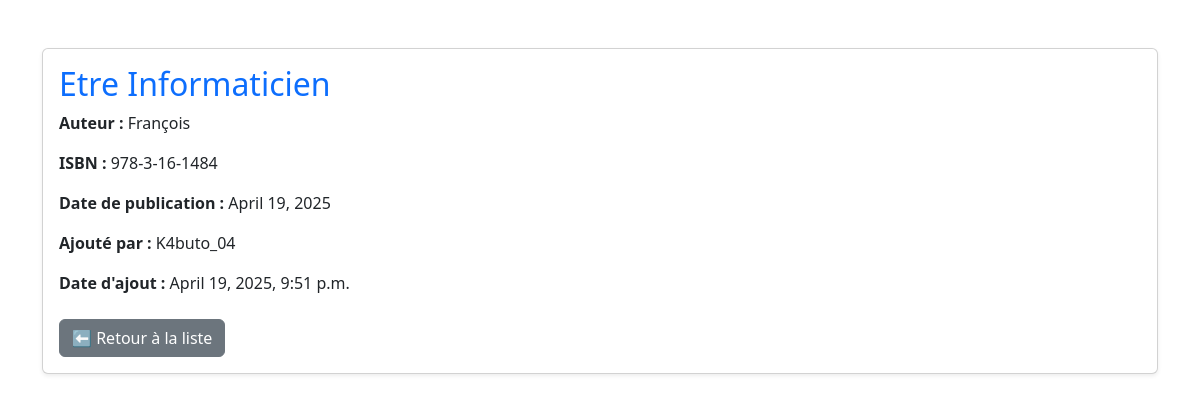
Screenshot of /livre/1/ with the database file from the repository.
### bibliotheque/models.py (models this page shows, shortened)
class Livre(models.Model):
    titre = models.CharField(
        max_length=200,
        verbose_name="Titre du livre",
        help_text="Entrez le titre complet du livre"
    )
    auteur = models.CharField(
        max_length=100,
        verbose_name="Auteur",
        help_text="Nom complet de l'auteur"
    )
    isbn = models.CharField(
        max_length=13,
        verbose_name="ISBN",
        help_text="Numéro ISBN à 13 chiffres"
    )
    date_publication = models.DateField(
        verbose_name="Date de publication",
        help_text="Choisissez la date de publication"
    )
    ajout_par = models.ForeignKey(User, on_delete=models.CASCADE)
    date_ajout = models.DateTimeField(auto_now_add=True)

### bibliotheque/views.py (the view)
# urls.py: path('livre/<int:pk>/', livre_detail, name = 'livre_detail'),
def livre_detail(request, pk):
    livre = get_object_or_404(Livre, pk=pk)
    return render(request, 'bibliotheque/livre_detail.html', {'livre': livre})

### bibliotheque/templates/bibliotheque/livre_detail.html (shortened to what this page needs)
<!DOCTYPE html>
<html lang="fr">
<head>
  <link href="https://cdn.jsdelivr.net/npm/bootstrap@5.3.3/dist/css/bootstrap.min.css" rel="stylesheet">
</head>
<body>
  <div class="container mt-5">
    <div class="card shadow-sm">
      <div class="card-body">
        <h2 class="card-title text-primary">{{ livre.titre }}</h2>
        <p class="card-text"><strong>Auteur :</strong> {{ livre.auteur }}</p>
        <p class="card-text"><strong>ISBN :</strong> {{ livre.isbn }}</p>
        <p class="card-text"><strong>Date de publication :</strong> {{ livre.date_publication }}</p>
        <p class="card-text"><strong>Ajouté par :</strong> {{ livre.ajout_par.username }}</p>
        <p class="card-text"><strong>Date d'ajout :</strong> {{ livre.date_ajout }}</p>
        <div class="mt-4 d-flex gap-2">
          <a href="{% url 'liste_livres' %}" class="btn btn-secondary btn-hover-move">⬅️ Retour à la liste</a>
        </div>
      </div>
    </div>
  </div>
</body>
</html>

### rows the page displays
Livre: titre "Etre Informaticien", auteur "François", isbn "978-3-16-1484", date_publication "April 19, 2025", ajout_par.username "K4buto_04", date_ajout "April 19, 2025, 9:51 p.m."
